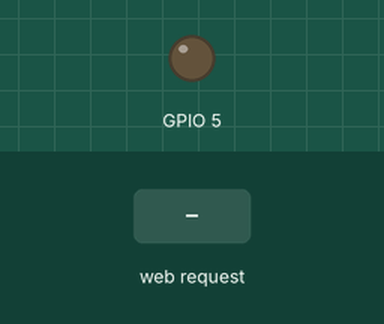
The sketch below on a simulated ESP32. On the bench: output pins drawn as LEDs (lit = HIGH). The inputs (shaded band) are chosen by the test bench. WiFi joins after 1.5 s; servers stay silent unless stated; what the sketch prints to the serial monitor is not drawn.

Above: at 2.7 s.
2.8 s: HTTP request GET /H received
At 4.0 s:
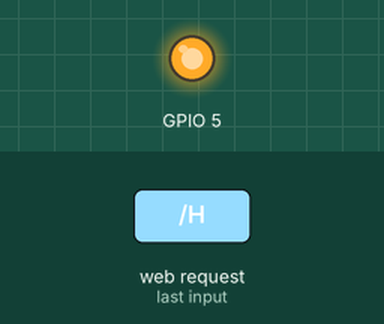
4.3 s: HTTP request GET /L received
At 5.2 s:
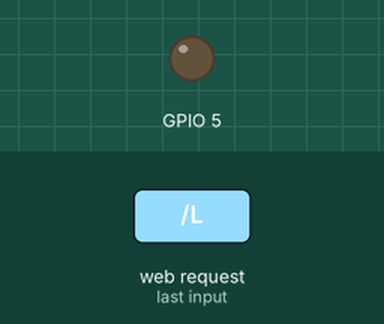
Timing chart, 0 to 7.3 s (numbered marks = the images above; inputs shaded):
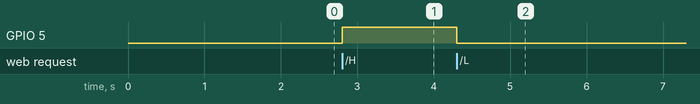

Measured:
- after the input at 2.8 s, GPIO 5: LOW → HIGH at once
- after the input at 4.3 s, GPIO 5: HIGH → LOW at once

The sketch:

SimpleWiFiServer-GryoModified.ino
```cpp
/*
 WiFi Web Server LED Blink

 A simple web server that lets you blink an LED via the web.
 This sketch will print the IP address of your WiFi Shield (once connected)
 to the Serial monitor. From there, you can open that address in a web browser
 to turn on and off the LED on pin 5.

 If the IP address of your shield is yourAddress:
 http://yourAddress/H turns the LED on
 http://yourAddress/L turns it off

 This example is written for a network using WPA2 encryption. For insecure
 WEP or WPA, change the Wifi.begin() call and use Wifi.setMinSecurity() accordingly.

 Circuit:
 * WiFi shield attached
 * LED attached to pin 5

 created for arduino 25 Nov 2012
 by Tom Igoe

ported for sparkfun esp32
31.01.2017 by Jan Hendrik Berlin

 */

#include <Arduino.h>
#include <WiFi.h>

const char *ssid = "PVNET Guest";
const char *password = "Promenade";

NetworkServer server(80);

IPAddress local_IP(10, 0, 2, 45);      // Desired IP address for ESP32
IPAddress gateway(10, 0, 2, 1);        // Router IP address
IPAddress subnet(255, 255, 255, 0);       // Subnet mask
IPAddress primaryDNS(1, 1, 1, 3);         // Optional
IPAddress secondaryDNS(1, 0, 0, 3);       // Optional

void setup() {
  Serial.begin(115200);
  pinMode(5, OUTPUT);

  // Configure the static IP BEFORE connecting to Wi-Fi
  if (!WiFi.config(local_IP, gateway, subnet, primaryDNS, secondaryDNS)) {
    Serial.println("Static IP configuration failed!");
  }

  // Connect to the Wi-Fi network
  WiFi.begin(ssid, password);

  Serial.print("Connecting");
  while (WiFi.status() != WL_CONNECTED) {
    delay(500);
    Serial.print(".");
  }

  Serial.println("\nConnected!");
  Serial.print("IP Address: ");
  Serial.println(WiFi.localIP());

  server.begin();
}

void loop() {
  NetworkClient client = server.accept();  // listen for incoming clients

  if (client) {                     // if you get a client,
    Serial.println("New Client.");  // print a message out the serial port
    String currentLine = "";        // make a String to hold incoming data from the client
    while (client.connected()) {    // loop while the client's connected
      if (client.available()) {     // if there's bytes to read from the client,
        char c = client.read();     // read a byte, then
        Serial.write(c);            // print it out the serial monitor
        if (c == '\n') {            // if the byte is a newline character

          // if the current line is blank, you got two newline characters in a row.
          // that's the end of the client HTTP request, so send a response:
          if (currentLine.length() == 0) {
            // HTTP headers always start with a response code (e.g. HTTP/1.1 200 OK)
            // and a content-type so the client knows what's coming, then a blank line:
            client.println("HTTP/1.1 200 OK");
            client.println("Content-type:text/html");
            client.println();

            // the content of the HTTP response follows the header:
            client.print("Click <a href=\"/H\">here</a> to turn the LED on pin 5 on.<br>");
            client.print("Click <a href=\"/L\">here</a> to turn the LED on pin 5 off.<br>");

            // The HTTP response ends with another blank line:
            client.println();
            // break out of the while loop:
            break;
          } else {  // if you got a newline, then clear currentLine:
            currentLine = "";
          }
        } else if (c != '\r') {  // if you got anything else but a carriage return character,
          currentLine += c;      // add it to the end of the currentLine
        }

        // Check to see if the client request was "GET /H" or "GET /L":
        if (currentLine.endsWith("GET /H")) {
          digitalWrite(5, HIGH);  // GET /H turns the LED on
        }
        if (currentLine.endsWith("GET /L")) {
          digitalWrite(5, LOW);  // GET /L turns the LED off
        }
      }
    }
    // close the connection:
    client.stop();
    Serial.println("Client Disconnected.");
  }
}
```
